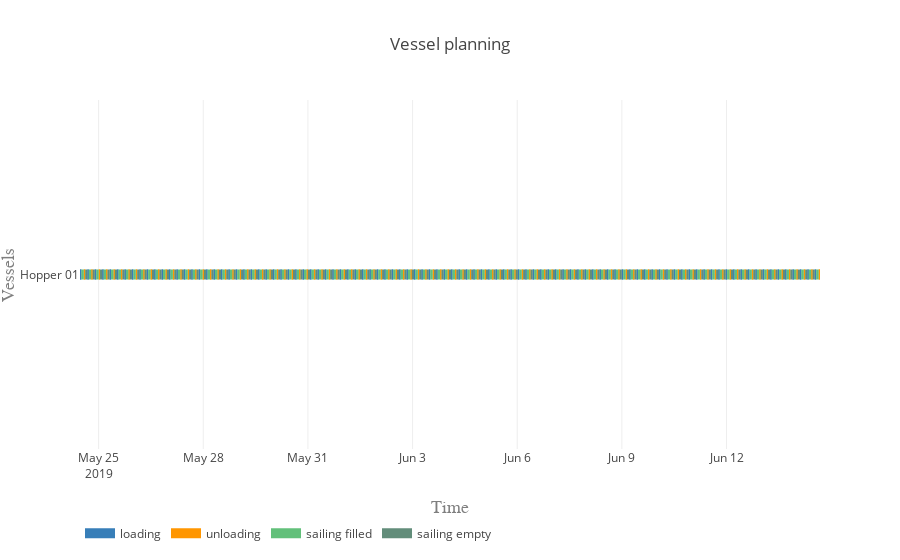

Notebook source saved alongside this figure:
### Markdown cell above
#### Vessel planning

### Code cell
vessels = [hopper]

activities = ['loading', 'unloading', 'sailing filled', 'sailing empty']
colors = {0:'rgb(55,126,184)', 1:'rgb(255,150,0)', 2:'rgb(98, 192, 122)', 3:'rgb(98, 141, 122)'}

plot.vessel_planning(vessels, activities, colors)

### Figure 1 — Plotly figure (JSON) as saved in the notebook; plotly's stock layout.template omitted (floating-point values rounded to 4 significant figures; data arrays with more than 128 entries replaced by an {"elided": "..."} marker saying what was removed)
{"data": [{"connectgaps": false, "hoverinfo": "y+name", "line": {"color": "rgb(55,126,184)", "width": 10}, "mode": "lines", "name": "loading", "type": "scatter", "uid": "34c537d7-7acd-44d2-9e67-8bd6620ee61e", "x": {"elided": "1000 str values"}, "y": {"elided": "1000 str values"}}, {"connectgaps": false, "hoverinfo": "y+name", "line": {"color": "rgb(255,150,0)", "width": 10}, "mode": "lines", "name": "unloading", "type": "scatter", "uid": "3b89c2f8-aaab-4d80-a507-6f215f0ab7a7", "x": {"elided": "1000 str values"}, "y": {"elided": "1000 str values"}}, {"connectgaps": false, "hoverinfo": "y+name", "line": {"color": "rgb(98, 192, 122)", "width": 10}, "mode": "lines", "name": "sailing filled", "type": "scatter", "uid": "c04a125b-4b03-4f27-82b6-8c6eaa7427b3", "x": {"elided": "500 str values"}, "y": {"elided": "500 str values"}}, {"connectgaps": false, "hoverinfo": "y+name", "line": {"color": "rgb(98, 141, 122)", "width": 10}, "mode": "lines", "name": "sailing empty", "type": "scatter", "uid": "095050bc-5e67-4ada-9d0d-a92ff3b35be7", "x": {"elided": "495 str values"}, "y": {"elided": "495 str values"}}], "layout": {"hovermode": "closest", "legend": {"orientation": "h", "x": 0, "y": -0.2}, "title": {"text": "Vessel planning"}, "xaxis": {"range": ["2019-05-24 11:11:33", "2019-06-14 16:18:16.841877"], "title": {"font": {"color": "#7f7f7f", "family": "Courier New, monospace", "size": 18}, "text": "Time"}}, "yaxis": {"title": {"font": {"color": "#7f7f7f", "family": "Courier New, monospace", "size": 18}, "text": "Vessels"}}}}
